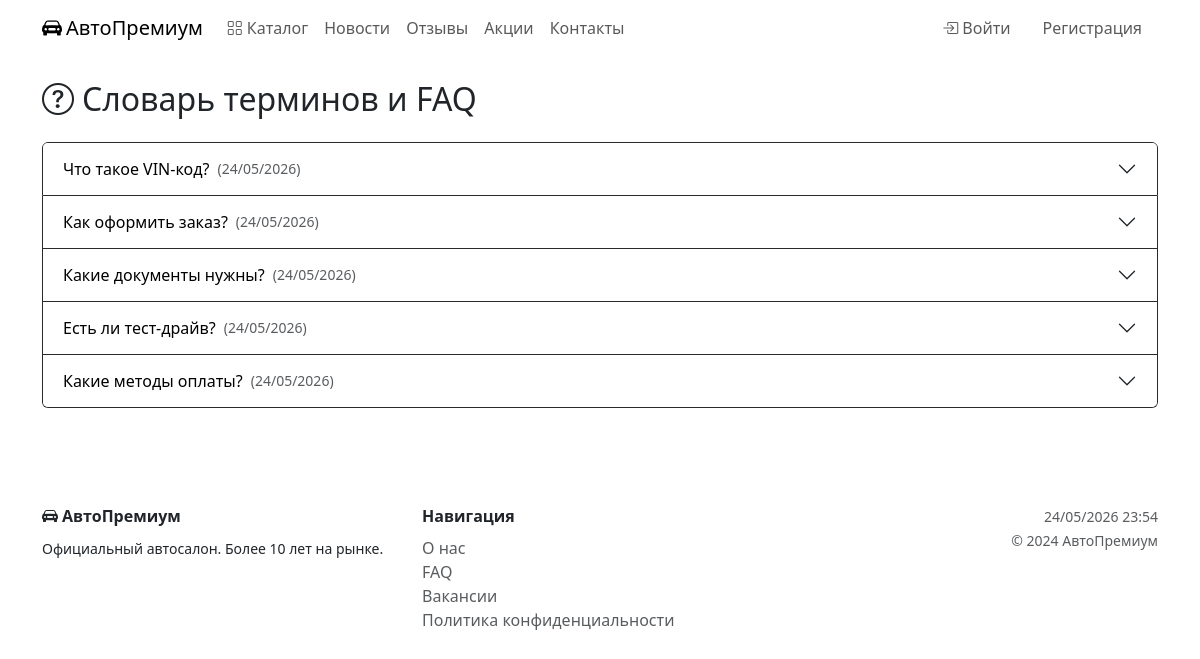
The app's page /faq/, older data.
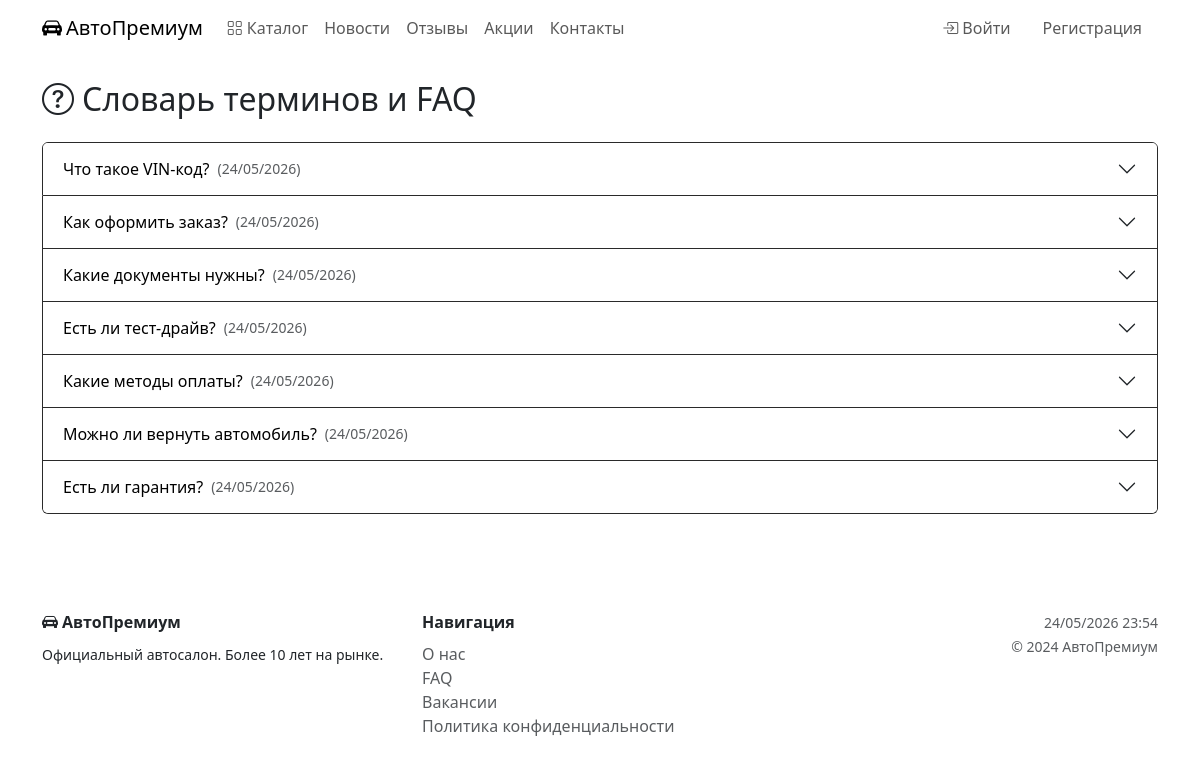
The same page, newer data.
### catalog/models.py (models this page shows, shortened)
class FAQ(models.Model):
    question = models.CharField('Вопрос', max_length=255)
    answer = models.TextField('Ответ')
    added_at = models.DateField('Дата добавления', auto_now_add=True)
    class Meta:
        verbose_name = 'FAQ'
        verbose_name_plural = 'FAQ'
        ordering = ['-added_at']

### catalog/views.py (the view)
# urls.py: path('faq/', views.faq, name='faq'),
def faq(request):
    return render(request, 'catalog/faq.html', {'faqs': FAQ.objects.all()})

### templates/catalog/faq.html (shortened to what this page needs)
{% extends 'base.html' %}{% block title %}FAQ — АвтоПремиум{% endblock %}{% block content %}
<h2 class="text-gold mb-4"><i class="bi bi-question-circle me-2"></i>Словарь терминов и FAQ</h2>
<div class="accordion" id="faqAccordion">
{% for item in faqs %}
<div class="accordion-item" style="border-color:#2a2a2a;">
  <h2 class="accordion-header">
    <button class="accordion-button collapsed" type="button" data-bs-toggle="collapse" data-bs-target="#faq{{ item.pk }}"
      style="color:#000000;">
      {{ item.question }}
      <small class="text-muted ms-2">({{ item.added_at|date:"d/m/Y" }})</small>
    </button>
  </h2>
</div>
{% empty %}<p class="text-muted">FAQ пока не заполнен.</p>{% endfor %}
</div>{% endblock %}

Row changes from the older to the newer data that the page shows:
added FAQ: question "Можно ли вернуть автомобиль?", added_at "24/05/2026"
added FAQ: question "Есть ли гарантия?", added_at "24/05/2026"
